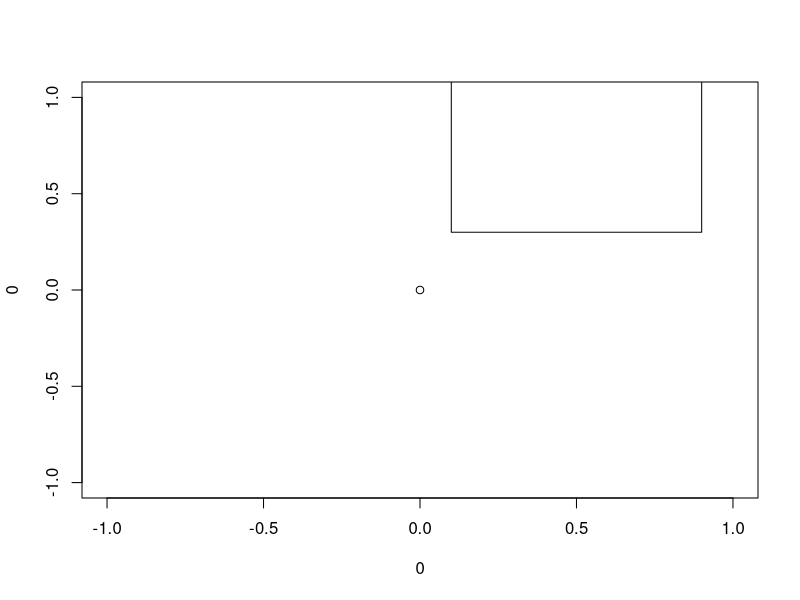
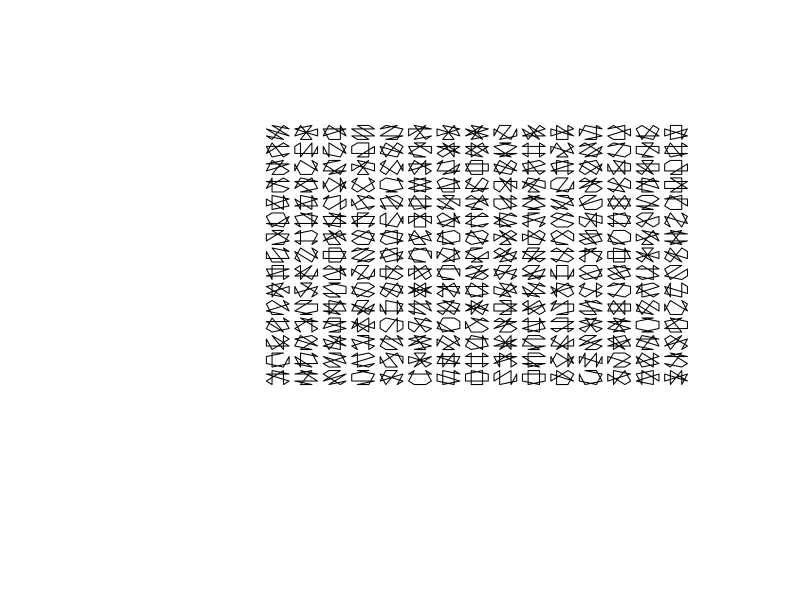
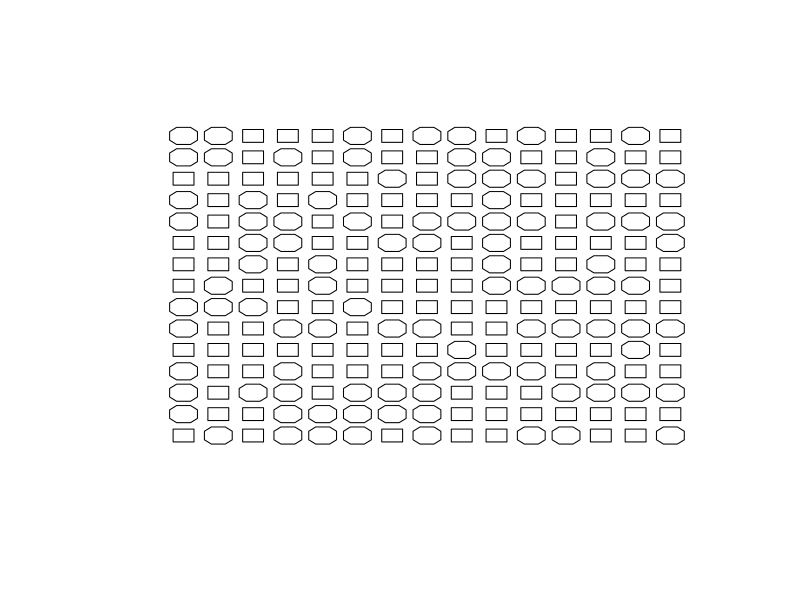
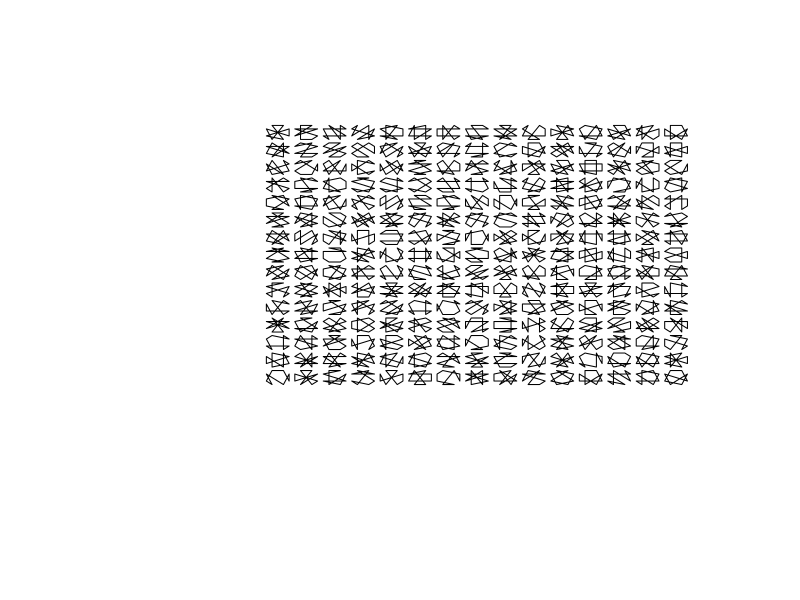
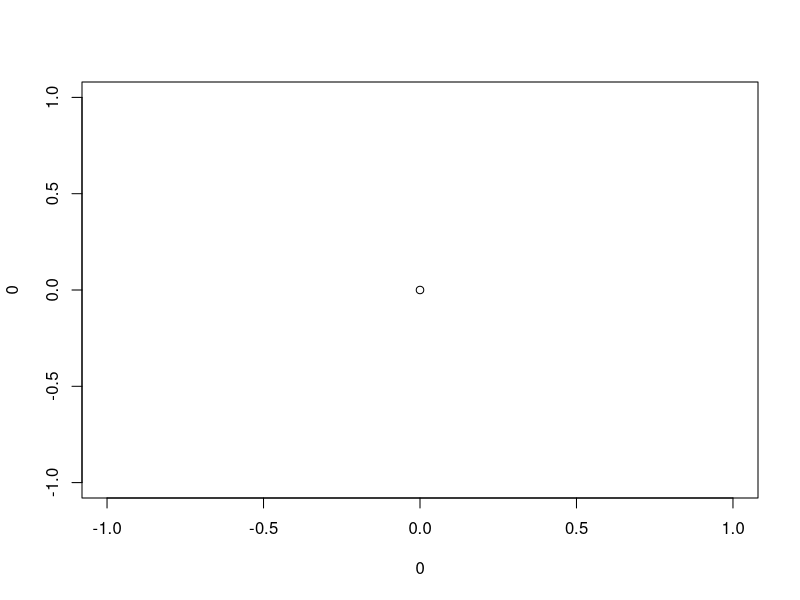

Here is the R script that generated these plots, in order: (Note: this script raises an error after producing the figures.)

squFunc <- function(Xcenter = 0,Ycenter = 0,wi = 0.4,he = 0.4){
  shape <- rbind(
      c(Xcenter+wi,Ycenter+he),
      c(Xcenter+wi,Ycenter-he),
      c(Xcenter-wi,Ycenter-he),
      c(Xcenter-wi,Ycenter+he))
  return (shape)
  }
      

plot(0, 0)
newSq <- squFunc(0.5,0.7)
polygon(newSq[,1],newSq[,2])


octaFunc <- function(Xcenter = 0,Ycenter = 0,wi = 0.4,he = 0.4){
  oct <- rbind(
        c(Xcenter+(wi/2),Ycenter+he),
        c(Xcenter+wi,Ycenter+(he/2)),
        c(Xcenter+wi,Ycenter-(he/2)),
        c(Xcenter+(wi/2),Ycenter-he),
        c(Xcenter-(wi/2),Ycenter-he),
        c(Xcenter-wi,Ycenter-(he/2)),
        c(Xcenter-wi,Ycenter+(he/2)),
        c(Xcenter-(wi/2),Ycenter+he))
  return (oct)
  }



plot(0, 0,
     xlim=c(-5,17),
     ylim=c(-5,17),
     col = "white", xlab = "", ylab = "", axes=F)
for (p in seq(1,15)){
  for (q in seq(1,15)) {
    oct <- octaFunc(p,q)
    oct <- oct[sample(nrow(oct)),]
    polygon(oct[,1],oct[,2])
}}


plot(0, 0,
     xlim=c(-1,17),
     ylim=c(-1,17),
     col = "white", xlab = "", ylab = "", axes=F)
for (p in seq(1,15)){
  for (q in seq(1,15)) {
    
    dec <- sample(1:2,1)
     ifelse(dec == 1, shape <- squFunc(p,q,0.3,0.3),
                              shape <- octaFunc(p,q))
    shuf <- sample(c(T,F),1)
    print(shuf)
    ifelse(shuf == T, shape[sample(nrow(shape)),],shape)
    
    polygon(shape[,1]+.2,shape[,2]+.2)
  }}


##### Variations on octagon

plot(0, 0,
     xlim=c(-5,17),
     ylim=c(-5,17),
     col = "white", xlab = "", ylab = "", axes=F)
for (p in seq(1,15)){
  for (q in seq(1,15)) {
    oct <- octaFunc(p,q)
    oct <- oct[sample(nrow(oct)),]
    polygon(oct[,1],oct[,2])
  }}


Xcenter = 0
Ycenter = 0
wi = 0.4
he = 0.4
plot(0, 0)

oct <- hexFunc()
polygon(oct[,1],oct[,2])

hexFunc <- function(Xcenter = 0,Ycenter = 0,wi = 0.4,he = 0.4){
  shape <- rbind(
    c(Xcenter,Ycenter+he),
    c(Xcenter+wi,Ycenter+(he/2)),
    c(Xcenter+wi,Ycenter),
    c(Xcenter+wi,Ycenter-(he/2)),
    c(Xcenter,Ycenter-he),
    c(Xcenter-wi,Ycenter-(he/2)),
    c(Xcenter-wi,Ycenter),
    c(Xcenter-wi,Ycenter+(he/2)))
  return (shape)
}


#### Working on a pentagon

plot(0, 0)
pentFunc <- function(Xcenter = 0,Ycenter = 0,wi = 0.4,he = 0.4){
  shape <- rbind(
    c(Xcenter,Ycenter+(he/2)),
    c(Xcenter+wi,Ycenter+(he/2)),
    c(Xcenter+wi+(wi/2),Ycenter-(he/2)),
    c(Xcenter,Ycenter-he),
    c(Xcenter-wi-(wi/2),Ycenter-(he/2)),
    c(Xcenter-wi,Ycenter+(he/2)))
  return (shape)
}
out <- pentFunc()
plot(0, 0)
polygon(out[,1],out[,2])


plot(0, 0,
     xlim=c(0,15),
     ylim=c(0,15),
     col = "white", xlab = "", ylab = "", axes=F)
for (p in seq(1,15)){
  for (q in seq(1,15)) { 
    
    choice <- sample(1:5,1)
    w = sample(seq(0.3,0.8,0.5),1)
    h = sample(seq(0.3,0.8,0.5),1)
    if (choice == 1){
      fig <-  octaFunc(p,q,w,h)
    }
    if (choice == 2){
      fig <-  pentFunc(p,q,w,h)
    }
    if (choice == 3){
      fig <-  squFunc(p,q,w,h)
    } 
    if (choice == 4){

      fig <-  hexFunc(p,q,w,h)
    }
    
    if (choice != 5){
      scramble <- sample(c(T,F),1,prob = c(0.9,0.1))
      if (scramble) { fig <- fig[sample(nrow(fig)),] }

      polygon(fig[,1],fig[,2])
    }
    else(
      points(p,q,pch=1,cex=sample(seq(0.5,3,0.5),1))
    )
  }}

plot(0, 0,
     xlim=c(0,15),
     ylim=c(0,15),
     col = "white", xlab = "", ylab = "", axes=F)

for (i in 1:15){
  for (j in 1:15){
    print(c(i,j))
  points(i,j,pch=i+j,cex=2)
}}
plot.new()
points(0,0,pch=1,cex=3)





squFuncHist <- function(Xcenter = 0,Ycenter = 0,wi = 0.4,he = 0.4){
  shape <- rbind(
    c(Xcenter+wi,Ycenter+he) + runif(1,max = 0.5),
    c(Xcenter+wi,Ycenter-he) + runif(1,max = 0.5),
    c(Xcenter-wi,Ycenter-he) + runif(1,max = 0.5),
    c(Xcenter-wi,Ycenter+he) + runif(1,max = 0.5))
  return (shape)
}


plot(0, 0,
     xlim=c(0,15),
     ylim=c(0,15),
     col = "white", xlab = "", ylab = "", axes=F)

tst <- squFuncHist()
polygon(tst[,1],tst[,2])
